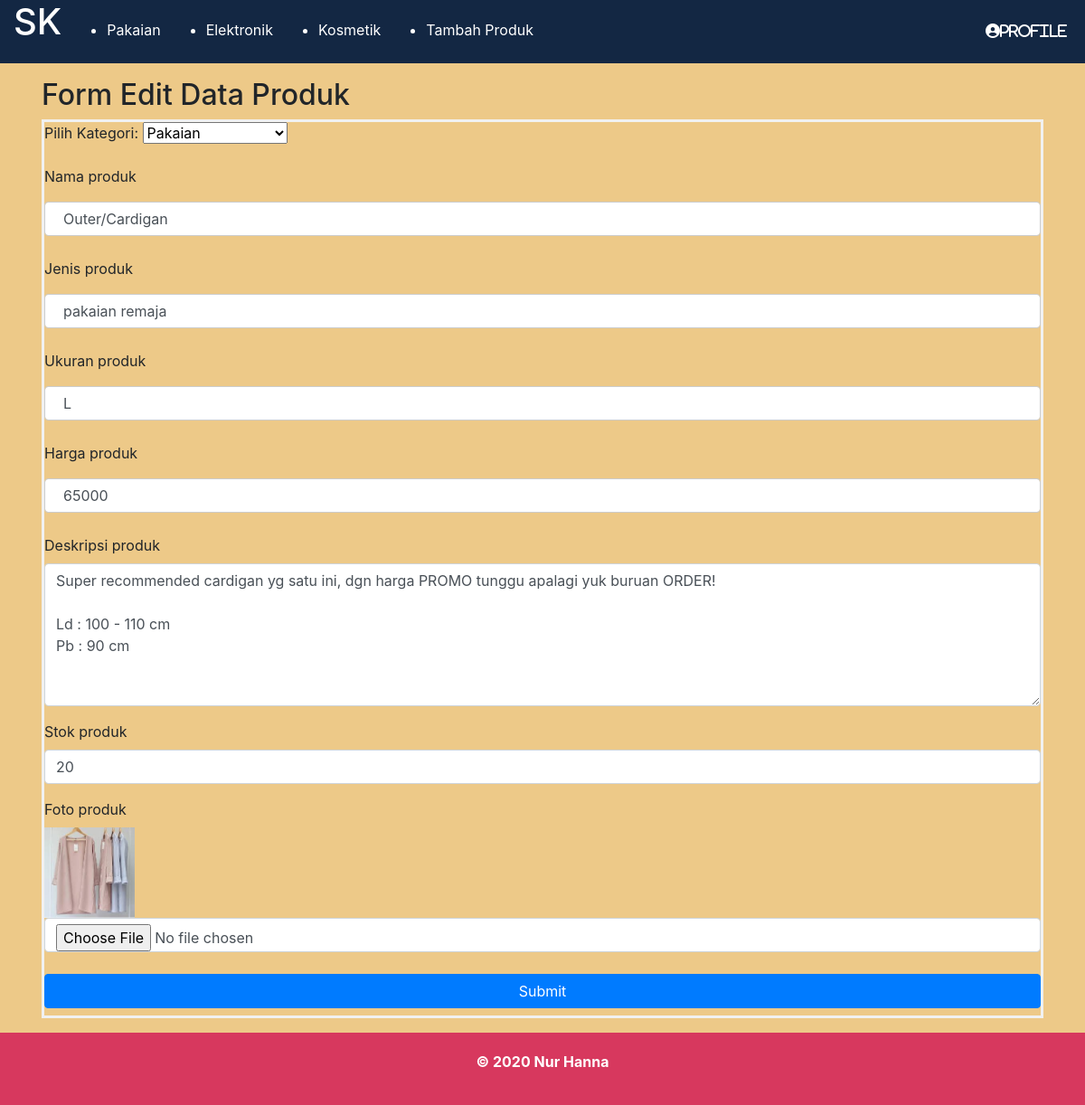
Screenshot of /?module=edit_produk&id_produk=6 (signed in) with the database file from the repository.
### tables this page shows
CREATE TABLE `produk` (
  `id_produk` int(11) NOT NULL,
  `kategori_produk` varchar(30) NOT NULL,
  `nama_produk` varchar(50) NOT NULL,
  `jenis_produk` varchar(50) NOT NULL,
  `ukuran_produk` varchar(50) NOT NULL,
  `harga_produk` float NOT NULL,
  `deskripsi_produk` text NOT NULL,
  `stok_produk` int(11) NOT NULL,
  `gambar_produk` varchar(50) NOT NULL
);

### Produk.php (called while the page is built, shortened)
<?php
	class Produk{
		private $koneksi;
		public function __construct(){
			$this->host='localhost';
			$this->database='shopingkuy';
			$this->user='root';
			$this->password='';
			$this->koneksi=mysqli_connect($this->host,$this->user,$this->password,$this->database);
		}
		public function koneksi(){
			return $this->koneksi;
		}
		public function editData($id){
			$sql="SELECT * FROM produk WHERE id_produk = $id";
			$query=mysqli_query($this->koneksi(),$sql);
			$produk=[];
			while($data_produk=mysqli_fetch_assoc($query)){
				$produk[]=$data_produk;
			}
			return $produk;
		}
	}
?>

### module/edit_produk.php (the view, shortened to what this page needs)
<?php
    $id_produk=$_GET['id_produk'];
    $dataEdit=$produk->editData($id_produk);
    foreach($dataEdit as $data):
?>
<section>
<h2>Form Edit Data Produk</h2>
<form method="POST" enctype="multipart/form-data">
  <div class="form-group">
    <label for="kategori">Pilih Kategori:</label>
    <select id="kategori" name="kategori" required>
        <?php if($data['kategori_produk']=='pakaian'){?>
            <option value="pakaian" selected>Pakaian</option>
        <?php }else{ ?>
            <option value="pakaian" >Pakaian</option>
            <option value="elektronik" selected>Barang Elektronik</option>
        <?php } ?>
    </select>
  </div>
  <div class="form-group">
    <label for="nama">Nama produk</label>
    <input type="text" class="form-control" name="nama" id="nama" placeholder="Masukan Namal" required value="<?php echo $data['nama_produk']?>">
  </div>
  <div class="form-group">
    <label for="ukuran">Jenis produk</label>
    <input type="text" class="form-control" name="jenis" id="jenis" placeholder="Masukan Jenis Pakain" value="<?php echo $data['jenis_produk']?>">
  </div>
  <div class="form-group">
    <label for="ukuran">Ukuran produk</label>
    <input type="text" class="form-control" name="ukuran" id="ukuran" placeholder="Masukan Ukuran Pakain" value="<?php echo $data['ukuran_produk']?>">
  </div>
  <div class="form-group">
    <label for="harga">Harga produk</label>
    <input type="text" class="form-control" name="harga" id="harga"  placeholder="Masukan harga produk" value="<?php echo $data['harga_produk']?>">
  </div>
  <div class="form-group">
    <label for="deskripsi">Deskripsi produk</label>
    <textarea class="form-control" name="deskripsi" id="deskripsi" cols="30" rows="6" placeholder="masukan Deskripsi"><?php echo $data['deskripsi_produk']?></textarea>
  </div>
  <div class="form-group">
    <label for="stok">Stok produk</label>
    <input type="number" class="form-control" name="stok" id="stok" placeholder="Masukan stok produk" required value="<?php echo $data['stok_produk']?>">
  </div>
  <div class="form-group">
    <label for="gambar">Foto produk</label>
    <img src="img/<?php echo $data['gambar_produk']?>" alt="gambar lama">
    <input type="file" class="form-control" name="gambar" id="gambar" placeholder="Masukan Foto/Gambar produk" value="<?php echo $data['gambar_produk']?>">
  </div>
  <button type="submit" class="btn btn-primary" name="update_produk">Submit</button>
</form>
<?php
    endforeach;
?>
</section>

### style.css (style rules this page uses)
body { background-color: #edc988; }
section { margin-bottom: 10px; }
form div img { width: 100px; height: 100px; display: block; }
form { border: 3px solid #f1f1f1; }
input[type=text], input[type=password] { width: 100%; padding: 12px 20px; margin: 8px 0; display: inline-block; border: 1px solid #ccc; box-sizing: border-box; }
button { background-color: #4CAF50; color: white; padding: 14px 20px; margin: 8px 0; border: none; cursor: pointer; width: 100%; }

### rows the page displays
produk: kategori "Pakaian", nama "Outer/Cardigan", jenis "pakaian remaja", ukuran "L", harga "65000", deskripsi "Super recommended cardigan yg satu ini, dgn harga PROMO tunggu apalagi yuk buruan ORDER! Ld : 100 - 110 cm Pb : 90 cm", stok "20", gambar_produk (picture)
